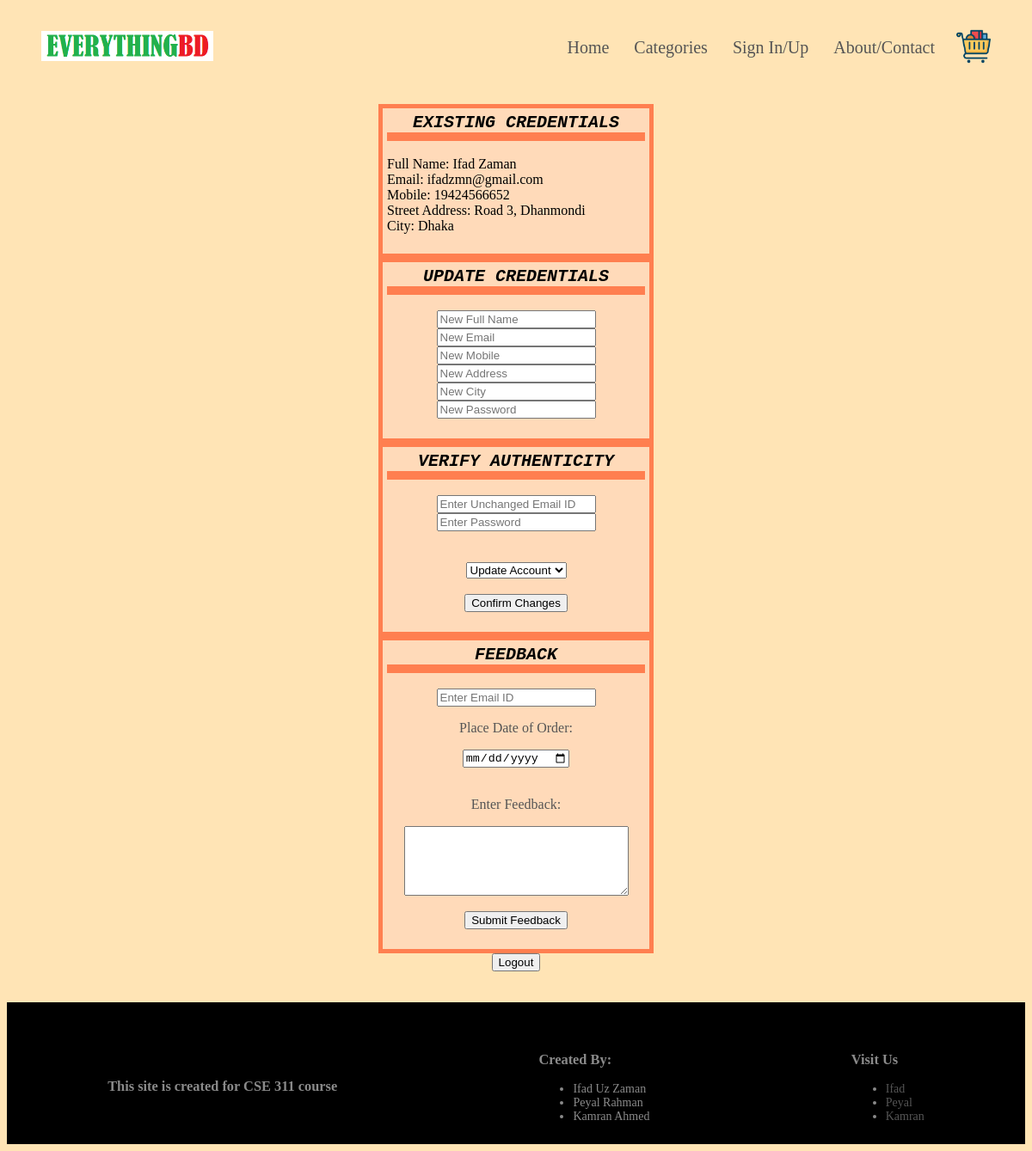
The page /customerlanding.php (signed in) on the database its author committed.
### tables this page shows
CREATE TABLE `customer` (
  `Customer_id` int(5) NOT NULL,
  `Full_name` varchar(30) NOT NULL,
  `Phone_num` bigint(11) NOT NULL,
  `Address` varchar(80) NOT NULL,
  `City` varchar(20) NOT NULL,
  `Email` varchar(30) NOT NULL,
  `password` varchar(20) NOT NULL
);

### customerlanding.php (the view, shortened to what this page needs)
<!DOCTYPE html>
<html>
<head>
  <link rel="stylesheet" href="CSS/style.css">
</head>
<body>
  <div class="maincontainer">
        <div class="navibar">
          <div class="Logo">
            <img src="images/Logo.png" width="200px">
          </div>
          <nav>
            <ul>
              <li><a href="index.php">Home</a></li>
              <li><a href="categories.php">Categories</a></li>
              <li><a href="signupsignin.php">Sign In/Up</a></li>
              <li><a href="about.html">About/Contact</a></li>
            </ul>
          </nav>
          <a href="shoppingcart.php"><img src="Images/scart.png" width=40px ></a>
        </div>
  </div>
    <br>
    <form action="signinver.php" method="get">
    <div class="frame1">
            <div class="reg">EXISTING CREDENTIALS</div>
          <?php
            require "connection.php";
            $sessionemail = $_SESSION['email'];
            $fetchingsql = "SELECT * FROM customer WHERE email='$sessionemail'";
          	$fetcheddata = mysqli_query($conn, $fetchingsql);
            if (mysqli_num_rows($fetcheddata) > 0) {
            while($row = mysqli_fetch_assoc($fetcheddata)) {
              echo  nl2br ("\n");
              echo "Full Name: ".$row["Full_name"];
              echo  nl2br ("\n");
              echo "Email: ".$row["Email"];
              echo  nl2br ("\n");
              echo "Mobile: ".$row["Phone_num"];
              echo  nl2br ("\n");
              echo "Street Address: ".$row["Address"];
              echo  nl2br ("\n");
              echo "City: ".$row["City"];
              echo  nl2br ("\n");
            }}
           ?>
          <br>
    </div>
    </form>
    <form action="changes.php" method="post">
      <div class="frame1">
        <div class="reg">UPDATE CREDENTIALS</div>
               <br>
               <input class="center-block" type="text" placeholder="New Full Name" name="newname">
               <input class="center-block" type="email" placeholder="New Email" name="nemail">
               <input class="center-block" type="text" placeholder="New Mobile" name="nmobile">
               <input class="center-block" type="text" placeholder="New Address" name="naddress">
               <input class="center-block" type="text" placeholder="New City" name="ncity">
               <input class="center-block" type="password" placeholder="New Password" name="npass">
               <br>
      </div>
    <div class="frame1">
        <div class="reg">VERIFY AUTHENTICITY</div>
        <br>
        <input class="center-block" type="email" placeholder="Enter Unchanged Email ID" name="veremail" required>
        <input class="center-block" type="password" placeholder="Enter Password" name="verpassword" required> <br>
        <br>
        <select class="center-block" name= "accountchoice">
          <option value="update">Update Account</option>
        </select> <br>
        <button class="center-block" type="submit" name="confimation">Confirm Changes</button>
      <br>
    </div>
    </form>
    <form  method="post">
    <div class="frame1">
        <div class="reg">FEEDBACK</div>
        <br>
        <input class="center-block" type="email" placeholder="Enter Email ID" name="feedbackemail" required>
        <p style="text-align:center;" >Place Date of Order: </p>
        <input class="center-block" type="date" name="feedbackdate" required> <br>
        <p style="text-align:center;" >Enter Feedback: </p>
        <textarea class="center-block" rows = "5" cols = "30" name = "feedbacktext" required>
        </textarea>
        <br>
        <input class="center-block" type="submit" name="feedbackconfirmation" value="Submit Feedback"</input>
      <br>
    </div>
    </form>
  <form action="logout.php" method>
          <input class="center-block" type="submit" name="logoutbtn" value="Logout"</input>
  </form>
<br><br>
 <div class="siteFooter">
   <div class="container">
     <div class="row1">
       <div class="fcol1">
         <h3>This site is created for CSE 311 course</h3>
       </div>
       <div class="fcol2">
       <h3>Created By: </h3>
       <ul>
         <li>Ifad Uz Zaman</li>
         <li>Peyal Rahman</li>
         <li>Kamran Ahmed</li>
       </ul>
       </div>
       <div class="fcol3">
         <h3>Visit Us</h3>
         <ul>
           <li><a href="https://www.facebook.com/Scarxcia" target="_blank">Ifad</a></li>
           <li><a href="https://www.facebook.com/pialhrhmn/" target="_blank">Peyal</a></li>
           <li><a href="https://www.facebook.com/thisaintkamran/" target="_blank">Kamran</a></li>
         </ul>
       </div>
     </div>
   </div>
 </div>
</body>
</html>

### CSS/style.css (style rules this page uses)
body { background-color: moccasin; }
.reg { text-align: center; color: black; font-family: "Monaco", monospace; font-style: oblique; font-weight: bold; font-size: 20px; border-bottom: 10px solid coral; background-color: peachpuff }
.center-block { display: block; margin-right: auto; margin-left: auto; }
.frame1 { background-color: peachpuff; width: 300px; border: 5px solid coral; padding: 5px; margin: auto; }
.navibar { display: flex; align-items: center; padding: 20px; }
nav { flex: 1; text-align: right; }
nav ul { display: inline-block; list-style-type: none; }
nav ul li { display: inline-block; margin-right: 25px; font-size: 20px; }
a { text-decoration: none; color: #555; }
p { color: #555; }
.maincontainer { max-width: 1500px; margin: auto; padding-left: 20px; padding-right: 20px; }
.siteFooter { background: #000; color: #8a8a8a; font-size: 14px; padding: 40px 0 10px; }
.row1 { display: flex; align-items: center; flex-wrap: wrap; justify-content: space-around; }

### rows shown on the page
customer: Full_name "Ifad Zaman", Email "ifadzmn@gmail.com", Phone_num "19424566652", Address "Road 3, Dhanmondi", City "Dhaka"
